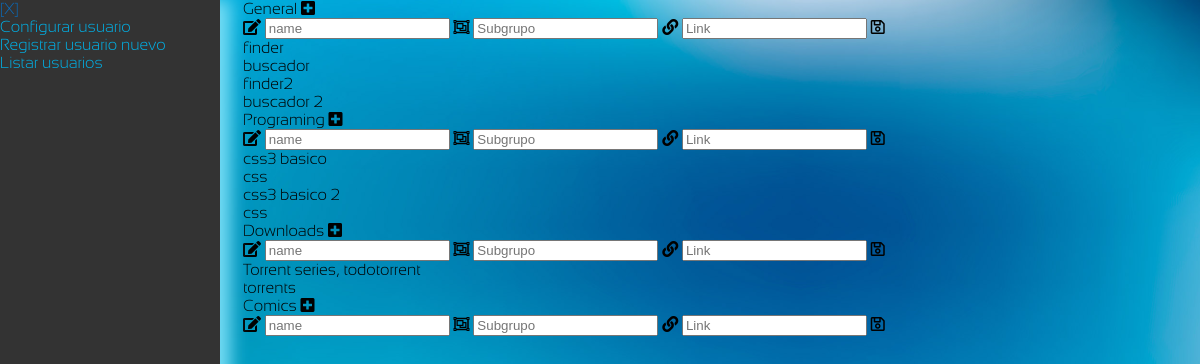
Screenshot of /dash (signed in) with the database file from the repository.
### tables this page shows
CREATE TABLE IF NOT EXISTS `link_groups` (
  `id` int NOT NULL AUTO_INCREMENT,
  `id_user` int NOT NULL,
  `nombre` varchar(50) NOT NULL,
  `color` varchar(15) NOT NULL,
  PRIMARY KEY (`id`)
);

CREATE TABLE IF NOT EXISTS `links` (
  `id` int NOT NULL AUTO_INCREMENT,
  `id_user` int NOT NULL,
  `url` varchar(150) NOT NULL,
  `domain` varchar(50) NOT NULL,
  `grupo` int NOT NULL,
  `subgrupo` varchar(50) DEFAULT NULL,
  `tags` varchar(100) DEFAULT NULL,
  `name` varchar(50) NOT NULL,
  `image` varchar(50) DEFAULT NULL,
  `date` date DEFAULT NULL,
  `position` int DEFAULT NULL,
  `shared` varchar(50) DEFAULT NULL,
  PRIMARY KEY (`id`)
);

### router.php (called while the page is built, shortened)
<?php
class router {
    private $layout = true;
    private $loggedin = true;
    private $controller = '';
    private $map;
    private $mobile;
    public function getRoute (): array
    {
        $request = $_SERVER['REQUEST_URI'];
        $this->map = explode('/', $request);
        $this->action = !empty($this->map[2]) ? $this->map[2] : 'index';
        return [$this->controller, $this->action, $this->layout, $this->loggedin, $this->mobile];
    }
    private function selectController ()
    {
        switch ($this->map[1]) {
            case '/' :
            case '' :
            case'dash' :
                $this->controller = 'dashController';
                break;
        }
    }
    private function actionValid ()
    {
        $disponibleActions = get_class_methods($this->controller);
    }
    private function isMobile() {
        $this->mobile = preg_match(
            "/(android|webos|avantgo|iphone|ipad|ipod|blackberry|iemobile|bolt|boost|cricket|docomo|fone|hiptop|mini|opera mini|kitkat|mobi|palm|phone|pie|tablet|up\.browser|up\.link|webos|wos)/i",
            $_SERVER["HTTP_USER_AGENT"]
        );
    }
}

### controllers/dashController.php (called while the page is built, shortened)
<?php
class dashController
{
    public function index ()
    {
        $db = new dbRepository();
        $grupos = $db->getGruposByUser($_SESSION['idUser']);
        $links = $db->getLinksByUser($_SESSION['idUser']);
        require_once ("views/dash/index.php");
    }
}

### dbRepository.php (called while the page is built, shortened)
 <?php
 class dbRepository {
    private $con;
    function __construct()
    {
        $servername = "localhost";
        $config = new config();
        $dbInfo = $config->getDBInfo();
        $this->con = new mysqli($servername, $dbInfo['user'], $dbInfo['pass'], $dbInfo['name']);
    }
    public function getLinksByUser ($id)
    {
        $sql = "SELECT * FROM links where id_user = ".$id;
        $result = $this->con->query($sql);
        if ($result->num_rows > 0) {
            return $result->fetch_all(MYSQLI_ASSOC);
        } else {
            return null;
        }
    }
    public function getGruposByUser ($id)
    {
        $sql = "SELECT * FROM link_groups where id_user = ".$id;
        $result = $this->con->query($sql);
        if ($result->num_rows > 0) {
            return $result->fetch_all(MYSQLI_ASSOC);
        } else {
            return null;
        }
    }
}

### config.php (called while the page is built)
<?php
class config
{
    private $dbName = 'ozone';
    private $dbUser = 'root';
    private $dbPass = '';
    public function getDBInfo (): array
    {
        return ['name' => $this->dbName, 'user' => $this->dbUser, 'pass' => $this->dbPass];
    }
}

### views/dash/index.php (the view, shortened to what this page needs)
<div id="dash-container-links">
    <?php
    if ($grupos) {
        foreach ($grupos as $grupo) {
    ?>
        <div id="link-grupo-box-<?php echo $grupo['id'];?>">
            <div class="link-header <?php echo $grupo['color'];?>"><?php echo $grupo['nombre'];?>
                <i class="fas fa-plus-square icon-plus-header" onclick="showNewLink(<?php echo $grupo['id'];?>);"></i>
            </div>
            <div class="new-link-box" id="newLinkBox-<?php echo $grupo['id'];?>">
                <i class="fas fa-edit"></i>
                <input type="text" class="new_link_textbox" name="name" placeholder="name" id="newName-<?php echo $grupo['id'];?>" required>
                <i class="far fa-object-group"></i>
                <input type="text" class="new_link_textbox" name="subgrupo" placeholder="Subgrupo" id="newSubGrupo-<?php echo $grupo['id'];?>" required>
                <i class="fas fa-link"></i>
                <input type="text" class="new_link_textbox" name="link" placeholder="Link" id="newLink-<?php echo $grupo['id'];?>" required>
                <i class="far fa-save saveIcon" onclick="saveNewLink(<?php echo $grupo['id'];?>)"></i>
            </div>
            <?php foreach($links as $link) { ?>
                <?php if ($link['grupo'] == $grupo['id']) { ?>
                <div class="link-box">
                    <div class="text">
                        <?php echo $link['name']; ?>
                    </div>
                    <div class="tag <?php echo $grupo['color'];?>"><?php echo $link['subgrupo']; ?></div>
                </div>
            <?php }} ?>
        </div>
    <?php } }?>
</div>

### main.php (shortened to what this page needs)
<?php
require ("config.php");
require ("dbRepository.php");
require ("router.php");
require ("controllers/dashController.php");
$router = new router;
list($controller, $action, $layout, $loggedin, $mobile) = $router->getRoute();
if ($layout === true) {
    if ($mobile) {
        require ("layout-mobile.php");
    } else {
        require ("layout.php");
    }
} else {
    $controllerInstance = new $controller;
    $controllerInstance->$action();
}

### layout.php (shortened to what this page needs)
<!DOCTYPE html>
<html lang="es">
    <head>
        <link rel="stylesheet" id="global-css" href="/css/style.css" type="text/css" media="all" />
        <link rel="stylesheet" href="https://use.fontawesome.com/releases/v5.7.1/css/all.css">
    </head>
    <body>
        <div id='main'>
            <div id="column-left">
                <a href="/login/logout">[X]</a>
                <br>
                <a href="/userConfig/update">Configurar usuario</a>
                <br>
                <a href="/userConfig/register">Registrar usuario nuevo</a>
                <br>
                <a href="/userConfig/list">Listar usuarios</a>
            </div>
            <div id="main-content">
                <?php
                    $controllerInstance = new $controller;
                    $controllerInstance->$action();
                ?>
            </div>
        </div>
    </body>
</html>

### css/style.css (style rules this page uses)
body { margin:0px; font-family: myFirstFont; background: url('../img/8.jpg'); background-repeat: repeat-y; background-position: top; background-size: cover; }
a { text-decoration: none; color: #00b1e7; }
#main { width:100%; margin:0px; }
#column-left { position:absolute; height:100%; background-color: #333; width:220px; -webkit-box-shadow: 5px 0px 13px 1px #509fe6; box-shadow: 10px 0px 16px 1px rgb(116, 220, 245); }
#main-content { margin-left:243px; margin-top:0px; float:left; }

### rows the page displays
link_groups: nombre "General"
links: name "finder", subgrupo "buscador"
links: name "finder2", subgrupo "buscador 2"
link_groups: nombre "Programing"
links: name "css3 basico", subgrupo "css"
links: name "css3 basico 2", subgrupo "css"
link_groups: nombre "Downloads"
links: name "Torrent series, todotorrent", subgrupo "torrents"
link_groups: nombre "Comics"
